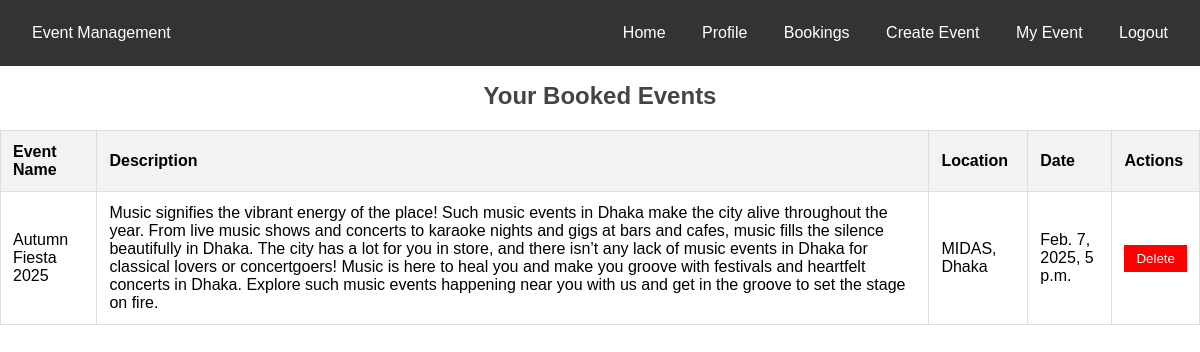
/event/my-booked-events/ (signed in), run on the app's committed database.
### event/models.py (models this page shows, shortened)
class Booking(models.Model):
    user = models.ForeignKey(User, on_delete=models.CASCADE)
    event = models.ForeignKey(Event, on_delete=models.CASCADE)
    class Meta:
        unique_together = ('user', 'event')

class Event(models.Model):
    CATEGORY_CHOICES = [
        ('conference', 'Conference'),
        ('concert', 'Concert'),
        ('workshop', 'Workshop'),
    ]
    name = models.CharField(max_length=200)
    description = models.TextField()
    location = models.CharField(max_length=200)
    date = models.DateTimeField()
    category = models.CharField(max_length=20, choices=CATEGORY_CHOICES)
    capacity = models.PositiveIntegerField()
    created_by = models.ForeignKey(
        User, on_delete=models.CASCADE, related_name="events")

### event/views.py (the view)
# urls.py: path('my-booked-events/', views.booked_events, name='booked_events'),
@login_required
def booked_events(request):
    bookings = Booking.objects.filter(
        user=request.user).select_related('event')
    return render(request, 'events/booked_events.html', {'bookings': bookings})

### event/templates/events/booked_events.html (shortened to what this page needs)
{% extends 'base.html' %}
{% block content %}
{% load static %}
<link rel="stylesheet" href="{% static 'css/booked.css' %}" />
<h1>Your Booked Events</h1>
<table>
  <thead>
    <tr>
      <th>Event Name</th>
      <th>Description</th>
      <th>Location</th>
      <th>Date</th>
      <th>Actions</th>
    </tr>
  </thead>
  <tbody>
    {% for booking in bookings %}
    <tr>
      <td>{{ booking.event.name }}</td>
      <td>{{ booking.event.description }}</td>
      <td>{{ booking.event.location }}</td>
      <td>{{ booking.event.date }}</td>
      <td>
        <form action="{% url 'delete_booking' booking.id %}" method="post" style="display: inline;">
          <button type="submit" class="btn-delete">Delete</button>
        </form>
      </td>
    </tr>
    {% empty %}
    <tr>
      <td colspan="5">No booked events found.</td>
    </tr>
    {% endfor %}
  </tbody>
</table>
{% endblock %}

### static/css/styles.css (style rules this page uses)
body { font-family: Arial, sans-serif; margin: 0; padding: 0; }

### static/css/form.css (style rules this page uses)
h1 { margin-bottom: 20px; font-size: 24px; text-align: center; color: #444; }
form { display: flex; flex-direction: column; }

### static/css/booked.css (style rules this page uses)
table { width: 100%; border-collapse: collapse; }
thead { background-color: #f2f2f2; }
th, td { padding: 12px; text-align: left; border: 1px solid #ddd; }
.btn-delete { background-color: red; color: white; border: none; padding: 6px 12px; cursor: pointer; }

### data on the page
Booking: event.name "Autumn Fiesta 2025", event.description "Music signifies the vibrant energy of the place! Such music events in Dhaka make the city alive throughout the year. From live music shows and concerts to karaoke nights and gigs at bars and cafes, music fills the silence beautifully in Dhaka. The city has a lot for you in store, and there isn’t any lack of music events in Dhaka for classical lovers or concertgoers! Music is here to heal you and make you groove with festivals and heartfelt concerts in Dhaka. Explore such music events happening near you with us and get in the groove to set the stage on fire.", event.location "MIDAS, Dhaka", event "Feb. 7, 2025, 5 p.m."
